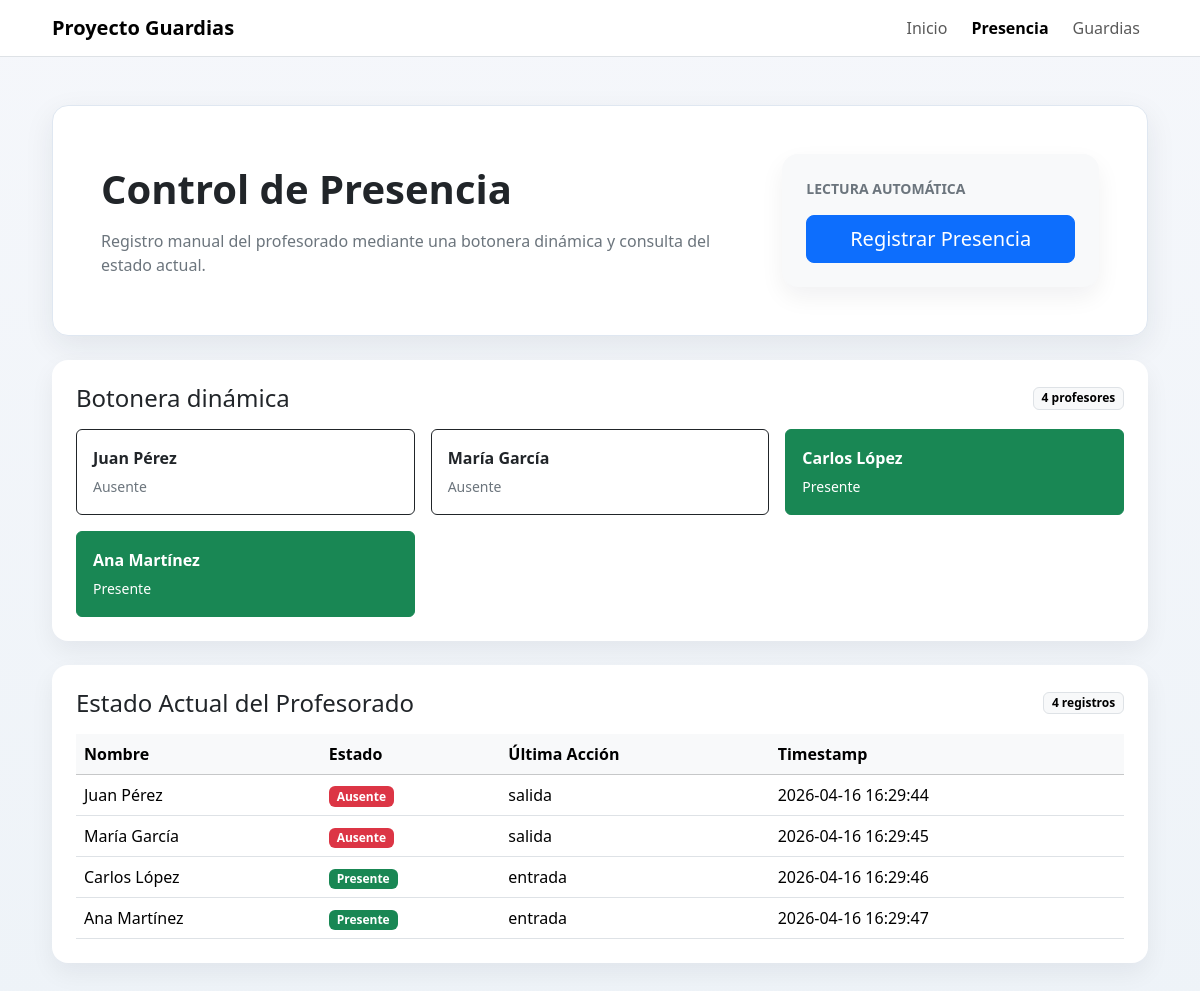
Page /presencia on the committed database.
### tables this page shows
CREATE TABLE profesores (
    id INTEGER PRIMARY KEY AUTOINCREMENT,
    nombre TEXT NOT NULL,
    rfid TEXT,
    huella_id TEXT,
    face_id TEXT,
    activo INTEGER DEFAULT 1,
    guardias_acumuladas INTEGER DEFAULT 0,
    guardias_semana INTEGER DEFAULT 0
);

CREATE TABLE presencia (
    id INTEGER PRIMARY KEY AUTOINCREMENT,
    profesor_id INTEGER,
    timestamp DATETIME DEFAULT CURRENT_TIMESTAMP,
    tipo TEXT,   -- 'entrada' o 'salida'
    FOREIGN KEY (profesor_id) REFERENCES profesores(id)
);

### app.py (the view)
@app.route("/presencia")
def vista_presencia():
    estado = obtener_estado_actual(_obtener_db_path())
    return render_template("presencia.html", estado=estado)

### app.py (called while the page is built)
def _obtener_db_path():
    return app.config.get("DB_PATH", "ies.db")

### modules/db/db_manager.py (called while the page is built)
    def get_connection(self):
        return sqlite3.connect(self.db_path)

    def get_profesores(self):
        conn = self.get_connection()
        cursor = conn.cursor()
        cursor.execute("SELECT * FROM profesores WHERE activo = 1")
        rows = cursor.fetchall()
        conn.close()
        return [Profesor(*row) for row in rows]

    def get_presencias_hoy(self, fecha=None):
        from datetime import datetime
        fecha = fecha or datetime.now().strftime("%Y-%m-%d")
        conn = self.get_connection()
        cursor = conn.cursor()
        cursor.execute("""
            SELECT * FROM presencia
            WHERE date(timestamp) = ?
            ORDER BY profesor_id, timestamp
        """, (fecha,))
        rows = cursor.fetchall()
        conn.close()
        return [Presencia(*row) for row in rows]

### modules/presencia/registro.py (called while the page is built)
def obtener_estado_actual(db_path="ies.db"):
    db_manager = DBManager(db_path)
    profesores = db_manager.get_profesores()
    presencias_hoy = db_manager.get_presencias_hoy()
    estado = {}
    for profesor in profesores:
        presencias_profesor = sorted([p for p in presencias_hoy if p.profesor_id == profesor.id],
                                   key=lambda p: p.timestamp)
        presente = bool(presencias_profesor) and presencias_profesor[-1].tipo == 'entrada'
        estado[profesor.id] = {
            'nombre': profesor.nombre,
            'presente': presente,
            'ultima_accion': presencias_profesor[-1].tipo if presencias_profesor else None,
            'timestamp': presencias_profesor[-1].timestamp if presencias_profesor else None
        }
    return estado

### templates/presencia.html (shortened to what this page needs)
<!DOCTYPE html>
<html lang="es">
<head>
    <link href="https://cdn.jsdelivr.net/npm/bootstrap@5.3.3/dist/css/bootstrap.min.css" rel="stylesheet">
</head>
<body>
    <nav class="navbar navbar-expand-lg bg-white border-bottom sticky-top">
        <div class="container app-shell">
            <a class="navbar-brand fw-semibold" href="{{ url_for('index') }}">Proyecto Guardias</a>
            <div class="collapse navbar-collapse" id="mainNav">
                <div class="navbar-nav ms-auto gap-lg-2">
                    <a class="nav-link" href="{{ url_for('index') }}">Inicio</a>
                    <a class="nav-link active fw-semibold" href="{{ url_for('vista_presencia') }}">Presencia</a>
                    <a class="nav-link" href="{{ url_for('vista_guardias') }}">Guardias</a>
                </div>
            </div>
        </div>
    </nav>
    <main class="container app-shell py-4 py-lg-5">
        <section class="page-hero p-4 p-lg-5 mb-4">
            <div class="row g-4 align-items-center">
                <div class="col-lg-8">
                    <h1 class="display-6 fw-semibold mb-3">Control de Presencia</h1>
                    <p class="text-secondary mb-0">Registro manual del profesorado mediante una botonera dinámica y consulta del estado actual.</p>
                </div>
                <div class="col-lg-4">
                    <div class="card content-card bg-body-tertiary">
                        <div class="card-body p-4">
                            <p class="text-uppercase text-secondary small fw-semibold mb-3">Lectura automática</p>
                            <form action="{{ url_for('registrar') }}" method="post" class="d-grid">
                                <button class="btn btn-primary btn-lg" type="submit">Registrar Presencia</button>
                            </form>
                        </div>
                    </div>
                </div>
            </div>
        </section>
        <section class="card stat-card mb-4">
            <div class="card-body p-4">
                <div class="d-flex justify-content-between align-items-center mb-3 flex-wrap gap-2">
                    <h2 class="h4 mb-0">Botonera dinámica</h2>
                    <span class="badge text-bg-light border">{{ estado|length }} profesores</span>
                </div>
                <div class="row g-3">
                    {% for profesor_id, info in estado.items() %}
                    <div class="col-md-6 col-xl-4">
                        <form action="{{ url_for('registrar') }}" method="post" class="h-100">
                            <button class="btn {% if info.presente %}btn-success{% else %}btn-outline-dark{% endif %} w-100 h-100 text-start p-3" type="submit">
                                <span class="d-block fw-semibold mb-1">{{ info.nombre }}</span>
                                <span class="small {% if info.presente %}text-white{% else %}text-secondary{% endif %}">
                                    {% if info.presente %}Presente{% else %}Ausente{% endif %}
                                </span>
                            </button>
                        </form>
                    </div>
                    {% else %}
                    <div class="col-12">
                        <div class="text-center text-secondary py-3">No hay profesores disponibles para registrar.</div>
                    </div>
                    {% endfor %}
                </div>
            </div>
        </section>
        <section class="card stat-card">
            <div class="card-body p-4">
                <div class="d-flex justify-content-between align-items-center mb-3 flex-wrap gap-2">
                    <h2 class="h4 mb-0">Estado Actual del Profesorado</h2>
                    <span class="badge text-bg-light border">{{ estado|length }} registros</span>
                </div>
                <div class="table-responsive">
                    <table class="table table-hover align-middle mb-0">
                        <thead class="table-light">
                            <tr>
                                <th>Nombre</th>
                                <th>Estado</th>
                                <th>Última Acción</th>
                                <th>Timestamp</th>
                            </tr>
                        </thead>
                        <tbody>
                            {% for profesor_id, info in estado.items() %}
                            <tr>
                                <td class="fw-medium">{{ info.nombre }}</td>
                                <td>
                                    <span class="badge {% if info.presente %}text-bg-success{% else %}text-bg-danger{% endif %}">
                                        {% if info.presente %}Presente{% else %}Ausente{% endif %}
                                    </span>
                                </td>
                                <td>{{ info.ultima_accion or 'N/A' }}</td>
                                <td>{{ info.timestamp or 'N/A' }}</td>
                            </tr>
                            {% else %}
                            <tr>
                                <td colspan="4" class="text-center text-secondary py-4">No hay registros de presencia para mostrar.</td>
                            </tr>
                            {% endfor %}
                        </tbody>
                    </table>
                </div>
            </div>
        </section>
    </main>
</body>
</html>

### templates/presencia.html (style rules this page uses)
body { background: linear-gradient(180deg, #f5f7fb 0%, #eef3f8 100%); min-height: 100vh; }
.app-shell { max-width: 1120px; }
.page-hero { background: #ffffff; border: 1px solid #dfe7f1; border-radius: 1rem; box-shadow: 0 10px 30px rgba(31, 41, 55, 0.08); }
.stat-card, .content-card { border: 0; border-radius: 1rem; box-shadow: 0 10px 24px rgba(15, 23, 42, 0.06); }

### rows in the picture
profesores: nombre "Juan Pérez", nombre "Juan Pérez"
profesores: nombre "María García", nombre "María García"
profesores: nombre "Carlos López", nombre "Carlos López"
profesores: nombre "Ana Martínez", nombre "Ana Martínez"
presencia: tipo "salida", timestamp "2026-04-16 16:29:44"
presencia: tipo "salida", timestamp "2026-04-16 16:29:45"
presencia: tipo "entrada", timestamp "2026-04-16 16:29:46"
presencia: tipo "entrada", timestamp "2026-04-16 16:29:47"

### other values in the picture
{{ estado|length }} "4"
